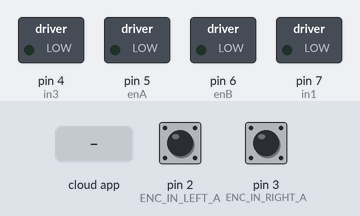
A sketch run on a simulated Arduino Mega 2560, built with avr-gcc and run on an emulated ATmega2560. On the bench: switched loads named in the sketch (green lamp = pin HIGH). The test bench sets the inputs (shaded band); at power-on: pin 2 (ENC_IN_LEFT_A) HIGH, pin 3 (ENC_IN_RIGHT_A) HIGH. The ROS host is connected and sends only what is stated.

Above: at 1.2 s.
1.3 s: the phone or cloud app sets linear.x to -100
At 1.45 s:
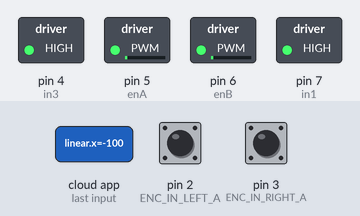
4.3 s: the phone or cloud app sets angular.z to -100
At 5.8 s:
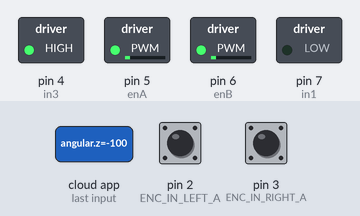
7.3 s: the phone or cloud app sets angular.z to 100
At 8.8 s:
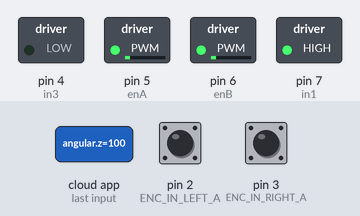
10.3 s: the phone or cloud app sets linear.x to 0
At 13.7 s:
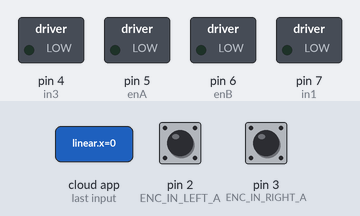
Timing chart, 0 to 14.3 s (numbered marks = the images above; inputs shaded):
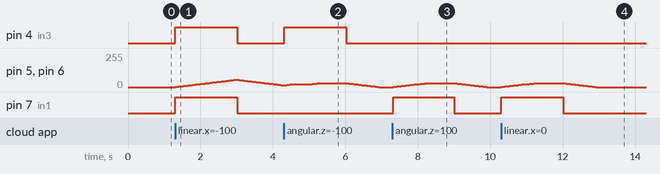

The sketch:

motors_controller_diff_drive_2.ino
```cpp
/*
 * Author: Automatic Addison
 * Website: https://automaticaddison.com
 * Description: ROS node that publishes the accumulated ticks for each wheel
 * (/right_ticks and /left_ticks topics) at regular intervals using the
 * built-in encoder (forward = positive; reverse = negative).
 * The node also subscribes to linear & angular velocity commands published on
 * the /cmd_vel topic to drive the robot accordingly.
 * Reference: Practical Robotics in C++ book (ISBN-10 : 9389423465)
 */

#include <ros.h>
#include <std_msgs/Int16.h>
#include <geometry_msgs/Twist.h>

// Handles startup and shutdown of ROS
ros::NodeHandle nh;

////////////////// Tick Data Publishing Variables and Constants ///////////////

// Encoder output to Arduino Interrupt pin. Tracks the tick count.
#define ENC_IN_LEFT_A 2
#define ENC_IN_RIGHT_A 3

// Other encoder output to Arduino to keep track of wheel direction
// Tracks the direction of rotation.
#define ENC_IN_LEFT_B 28
#define ENC_IN_RIGHT_B 33

// True = Forward; False = Reverse
boolean Direction_left = true;
boolean Direction_right = true;


// Minumum and maximum values for 16-bit integers
// Range of 65,535
const int encoder_minimum = -32768;
const int encoder_maximum = 32767;

// Keep track of the number of wheel ticks
std_msgs::Int16 right_wheel_tick_count;
ros::Publisher rightPub("right_ticks", &right_wheel_tick_count);

std_msgs::Int16 left_wheel_tick_count;
ros::Publisher leftPub("left_ticks", &left_wheel_tick_count);

// Time interval for measurements in milliseconds
const int interval = 30;
long previousMillis = 0;
long currentMillis = 0;

////////////////// Motor Controller Variables and Constants ///////////////////

// Motor A connections
const int enA = 5;
const int in1 = 7;
// const int in2 = 6;

// Motor B connections
const int enB = 6;
const int in3 = 4;
// const int in4 = 8;

// How much the PWM value can change each cycle
const int PWM_INCREMENT = 1;

// Number of ticks per wheel revolution. We won't use this in this code.
const int TICKS_PER_REVOLUTION = 322;

// Wheel radius in meters
const double WHEEL_RADIUS = 0.051;

// Distance from center of the left tire to the center of the right tire in m
const double WHEEL_BASE = 0.356;

// Number of ticks a wheel makes moving a linear distance of 1 meter
// This value was measured manually.
const double TICKS_PER_METER = 995; // Originally 2880

// Proportional constant, which was measured by measuring the
// PWM-Linear Velocity relationship for the robot.
const int K_P = 300;

// Y-intercept for the PWM-Linear Velocity relationship for the robot
const int b = 1;

// Correction multiplier for drift. Chosen through experimentation.
const int DRIFT_MULTIPLIER = 120;

// Turning PWM output (0 = min, 255 = max for PWM values)
const int PWM_TURN = 20;

// Set maximum and minimum limits for the PWM values
const int PWM_MIN = 20; // about 0.1 m/s
const int PWM_MAX = 80; // about 0.25 m/s

// Set linear velocity and PWM variable values for each wheel
double velLeftWheel = 0;
double velRightWheel = 0;
double pwmLeftReq = 0;
double pwmRightReq = 0;

// Record the time that the last velocity command was received
double lastCmdVelReceived = 0;

/////////////////////// Tick Data Publishing Functions ////////////////////////

// Increment the number of ticks
void right_wheel_tick() {

  // Read the value for the encoder for the right wheel
  int val = digitalRead(ENC_IN_RIGHT_B);

  if (val == LOW) {
    Direction_right = false; // Reverse
  }
  else {
    Direction_right = true; // Forward
  }

  if (Direction_right) {

    if (right_wheel_tick_count.data == encoder_maximum) {
      right_wheel_tick_count.data = encoder_minimum;
    }
    else {
      right_wheel_tick_count.data++;
    }
  }
  else {
    if (right_wheel_tick_count.data == encoder_minimum) {
      right_wheel_tick_count.data = encoder_maximum;
    }
    else {
      right_wheel_tick_count.data--;
    }
  }
}

// Increment the number of ticks
void left_wheel_tick() {

  // Read the value for the encoder for the left wheel
  int val = digitalRead(ENC_IN_LEFT_B);

  if (val == LOW) {
    Direction_left = true; // Reverse
  }
  else {
    Direction_left = false; // Forward
  }

  if (Direction_left) {
    if (left_wheel_tick_count.data == encoder_maximum) {
      left_wheel_tick_count.data = encoder_minimum;
    }
    else {
      left_wheel_tick_count.data++;
    }
  }
  else {
    if (left_wheel_tick_count.data == encoder_minimum) {
      left_wheel_tick_count.data = encoder_maximum;
    }
    else {
      left_wheel_tick_count.data--;
    }
  }
}

/////////////////////// Motor Controller Functions ////////////////////////////

// Calculate the left wheel linear velocity in m/s every time a
// tick count message is rpublished on the /left_ticks topic.
void calc_vel_left_wheel(){

  // Previous timestamp
  static double prevTime = 0;

  // Variable gets created and initialized the first time a function is called.
  static int prevLeftCount = 0;

  // Manage rollover and rollunder when we get outside the 16-bit integer range
  int numOfTicks = (65535 + left_wheel_tick_count.data - prevLeftCount) % 65535;

  // If we have had a big jump, it means the tick count has rolled over.
  if (numOfTicks > 10000) {
        numOfTicks = 0 - (65535 - numOfTicks);
  }

  // Calculate wheel velocity in meters per second
  velLeftWheel = numOfTicks/TICKS_PER_METER/((millis()/1000)-prevTime);

  // Keep track of the previous tick count
  prevLeftCount = left_wheel_tick_count.data;

  // Update the timestamp
  prevTime = (millis()/1000);

}

// Calculate the right wheel linear velocity in m/s every time a
// tick count message is published on the /right_ticks topic.
void calc_vel_right_wheel(){

  // Previous timestamp
  static double prevTime = 0;

  // Variable gets created and initialized the first time a function is called.
  static int prevRightCount = 0;

  // Manage rollover and rollunder when we get outside the 16-bit integer range
  int numOfTicks = (65535 + right_wheel_tick_count.data - prevRightCount) % 65535;

  if (numOfTicks > 10000) {
        numOfTicks = 0 - (65535 - numOfTicks);
  }

  // Calculate wheel velocity in meters per second
  velRightWheel = numOfTicks/TICKS_PER_METER/((millis()/1000)-prevTime);

  prevRightCount = right_wheel_tick_count.data;

  prevTime = (millis()/1000);

}

// Take the velocity command as input and calculate the PWM values.
void calc_pwm_values(const geometry_msgs::Twist& cmdVel) {

  // Record timestamp of last velocity command received
  lastCmdVelReceived = (millis()/1000);

  // Calculate the PWM value given the desired velocity
  pwmLeftReq = K_P * cmdVel.linear.x + b;
  pwmRightReq = K_P * cmdVel.linear.x + b;

  // Check if we need to turn
  if (cmdVel.angular.z != 0.0) {

    // Turn left
    if (cmdVel.angular.z > 0.0) {
      pwmLeftReq = -PWM_TURN;
      pwmRightReq = PWM_TURN;
    }
    // Turn right
    else {
      pwmLeftReq = PWM_TURN;
      pwmRightReq = -PWM_TURN;
    }
  }
  // Go straight
  else {

    // Remove any differences in wheel velocities
    // to make sure the robot goes straight
    static double prevDiff = 0;
    static double prevPrevDiff = 0;
    double currDifference = velLeftWheel - velRightWheel;
    double avgDifference = (prevDiff+prevPrevDiff+currDifference)/3;
    prevPrevDiff = prevDiff;
    prevDiff = currDifference;

    // Correct PWM values of both wheels to make the vehicle go straight
    pwmLeftReq -= (int)(avgDifference * DRIFT_MULTIPLIER);
    pwmRightReq += (int)(avgDifference * DRIFT_MULTIPLIER);
  }

  // Handle low PWM values
  if (abs(pwmLeftReq) < PWM_MIN) {
    pwmLeftReq = 0;
  }
  if (abs(pwmRightReq) < PWM_MIN) {
    pwmRightReq = 0;
  }
}

void set_pwm_values() {

  // These variables will hold our desired PWM values
  static int pwmLeftOut = 0;
  static int pwmRightOut = 0;

  // If the required PWM is of opposite sign as the output PWM, we want to
  // stop the car before switching direction
  static bool stopped = false;
  if ((pwmLeftReq * velLeftWheel < 0 && pwmLeftOut != 0) ||
      (pwmRightReq * velRightWheel < 0 && pwmRightOut != 0)) {
    pwmLeftReq = 0;
    pwmRightReq = 0;
  }

  // Set the direction of the motors
  if (pwmLeftReq > 0) { // Left wheel forward
    digitalWrite(in1, LOW);
    // digitalWrite(in2, LOW);
  }
  else if (pwmLeftReq < 0) { // Left wheel reverse
    digitalWrite(in1, HIGH);
    // digitalWrite(in2, HIGH);
  }
  else if (pwmLeftReq == 0 && pwmLeftOut == 0 ) { // Left wheel stop
    digitalWrite(in1, LOW);
    // digitalWrite(in2, LOW);
  }
  else { // Left wheel stop
    digitalWrite(in1, LOW);
   // digitalWrite(in2, LOW);
  }

  if (pwmRightReq > 0) { // Right wheel forward
    digitalWrite(in3, LOW);
   // digitalWrite(in4, LOW);
  }
  else if(pwmRightReq < 0) { // Right wheel reverse
    digitalWrite(in3, HIGH);
  //  digitalWrite(in4, HIGH);
  }
  else if (pwmRightReq == 0 && pwmRightOut == 0) { // Right wheel stop
    digitalWrite(in3, LOW);
  //  digitalWrite(in4, LOW);
  }
  else { // Right wheel stop
    digitalWrite(in3, LOW);
  //  digitalWrite(in4, LOW);
  }

  // Increase the required PWM if the robot is not moving
  if (pwmLeftReq != 0 && velLeftWheel == 0) {
    pwmLeftReq *= 1.5;
  }
  if (pwmRightReq != 0 && velRightWheel == 0) {
    pwmRightReq *= 1.5;
  }

  // Calculate the output PWM value by making slow changes to the current value
  if (abs(pwmLeftReq) > pwmLeftOut) {
    pwmLeftOut += PWM_INCREMENT;
  }
  else if (abs(pwmLeftReq) < pwmLeftOut) {
    pwmLeftOut -= PWM_INCREMENT;
  }
  else{}

  if (abs(pwmRightReq) > pwmRightOut) {
    pwmRightOut += PWM_INCREMENT;
  }
  else if(abs(pwmRightReq) < pwmRightOut) {
    pwmRightOut -= PWM_INCREMENT;
  }
  else{}

  // Conditional operator to limit PWM output at the maximum
  pwmLeftOut = (pwmLeftOut > PWM_MAX) ? PWM_MAX : pwmLeftOut;
  pwmRightOut = (pwmRightOut > PWM_MAX) ? PWM_MAX : pwmRightOut;

  // PWM output cannot be less than 0
  pwmLeftOut = (pwmLeftOut < 0) ? 0 : pwmLeftOut;
  pwmRightOut = (pwmRightOut < 0) ? 0 : pwmRightOut;

  // Set the PWM value on the pins
  analogWrite(enA, pwmLeftOut);
  analogWrite(enB, pwmRightOut);
}

// Set up ROS subscriber to the velocity command
ros::Subscriber<geometry_msgs::Twist> subCmdVel("cmd_vel", &calc_pwm_values );

void setup() {

  // Set pin states of the encoder
  pinMode(ENC_IN_LEFT_A , INPUT);
  pinMode(ENC_IN_LEFT_B , INPUT);
  pinMode(ENC_IN_RIGHT_A , INPUT);
  pinMode(ENC_IN_RIGHT_B , INPUT);

  // Every time the pin goes high, this is a tick
  attachInterrupt(digitalPinToInterrupt(ENC_IN_LEFT_A), left_wheel_tick, RISING);
  attachInterrupt(digitalPinToInterrupt(ENC_IN_RIGHT_A), right_wheel_tick, RISING);

  // Motor control pins are outputs
  pinMode(enA, OUTPUT);
  pinMode(enB, OUTPUT);
  pinMode(in1, OUTPUT);
  //pinMode(in2, OUTPUT);
  pinMode(in3, OUTPUT);
  //pinMode(in4, OUTPUT);

  // Turn off motors - Initial state
  digitalWrite(in1, LOW);
  //digitalWrite(in2, LOW);
  digitalWrite(in3, LOW);
  //digitalWrite(in4, LOW);

  // Set the motor speed
  analogWrite(enA, 0);
  analogWrite(enB, 0);

  // ROS Setup
  nh.getHardware()->setBaud(115200);
  nh.initNode();
  nh.advertise(rightPub);
  nh.advertise(leftPub);
  nh.subscribe(subCmdVel);
}

void loop() {

  nh.spinOnce();

  // Record the time
  currentMillis = millis();

  // If the time interval has passed, publish the number of ticks,
  // and calculate the velocities.
  if (currentMillis - previousMillis > interval) {

    previousMillis = currentMillis;

    // Publish tick counts to topics
    leftPub.publish( &left_wheel_tick_count );
    rightPub.publish( &right_wheel_tick_count );

    // Calculate the velocity of the right and left wheels
    calc_vel_right_wheel();
    calc_vel_left_wheel();

  //}

  // Stop the car if there are no cmd_vel messages
  if((millis()/1000) - lastCmdVelReceived > 1) {
    pwmLeftReq = 0;
    pwmRightReq = 0;
  }


  set_pwm_values();
 }
}
```

Measured:
- after the input at 1.3 s, pin 4 (in3), pin 7 (in1): LOW → HIGH at once, → LOW 1.7 s later; pin 5 (enA), pin 6 (enB): rises from 0/255 to 55/255 in 1.7 s, then falls to 13/255 in 1.3 s
- after the input at 4.3 s, pin 4 (in3): LOW → HIGH at once, → LOW 1.7 s later
- after the input at 7.3 s, pin 5 (enA), pin 6 (enB): rises from 0/255 to 30/255 in 0.96 s, then falls to 0/255 in 1.6 s; pin 7 (in1): LOW → HIGH at once, → LOW 1.7 s later
- after the input at 10.3 s, pin 5 (enA), pin 6 (enB): rises from 0/255 to 30/255 in 0.99 s, then falls to 0/255 in 1.6 s; pin 7 (in1): LOW → HIGH at once, → LOW 1.7 s later
